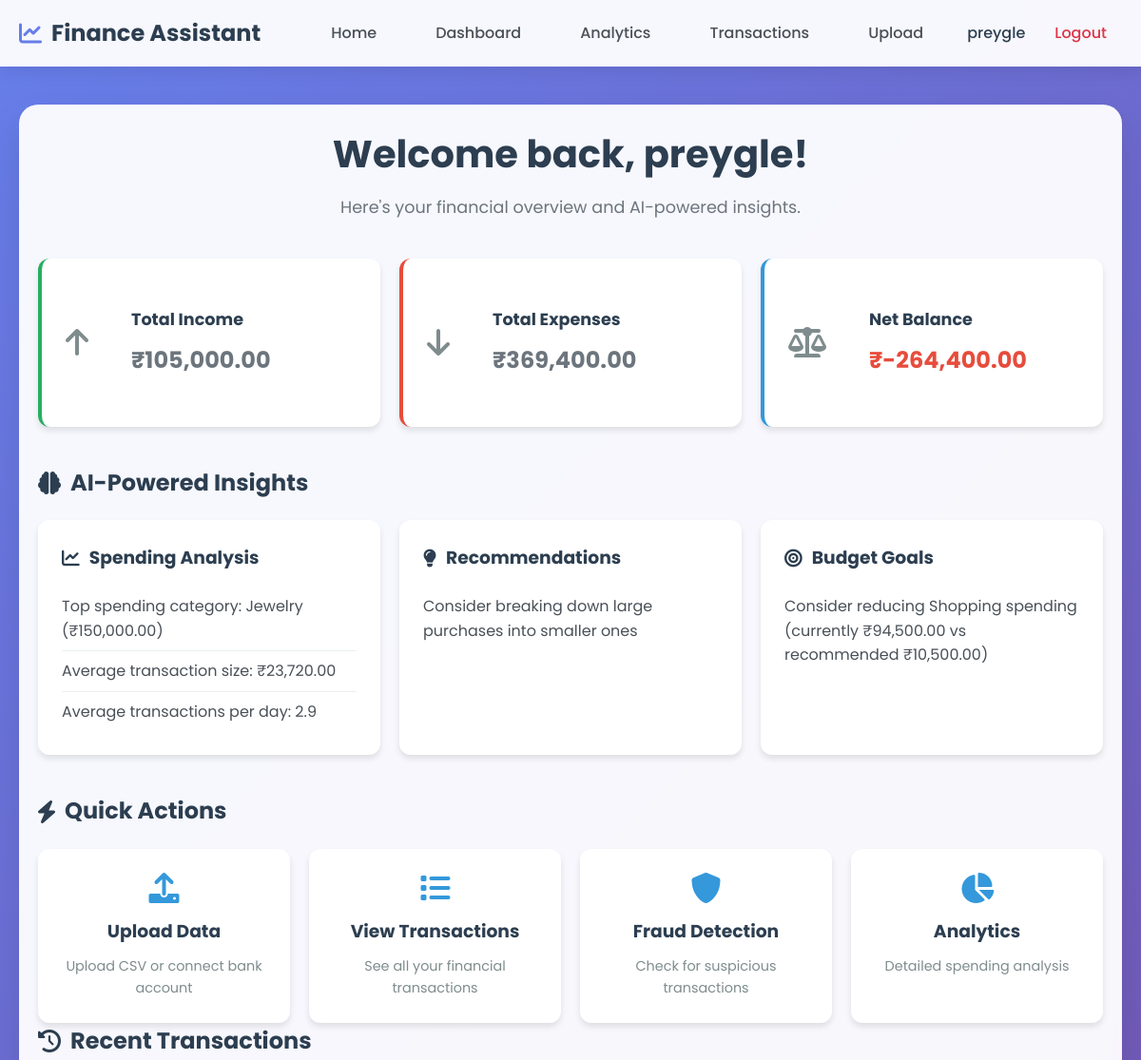
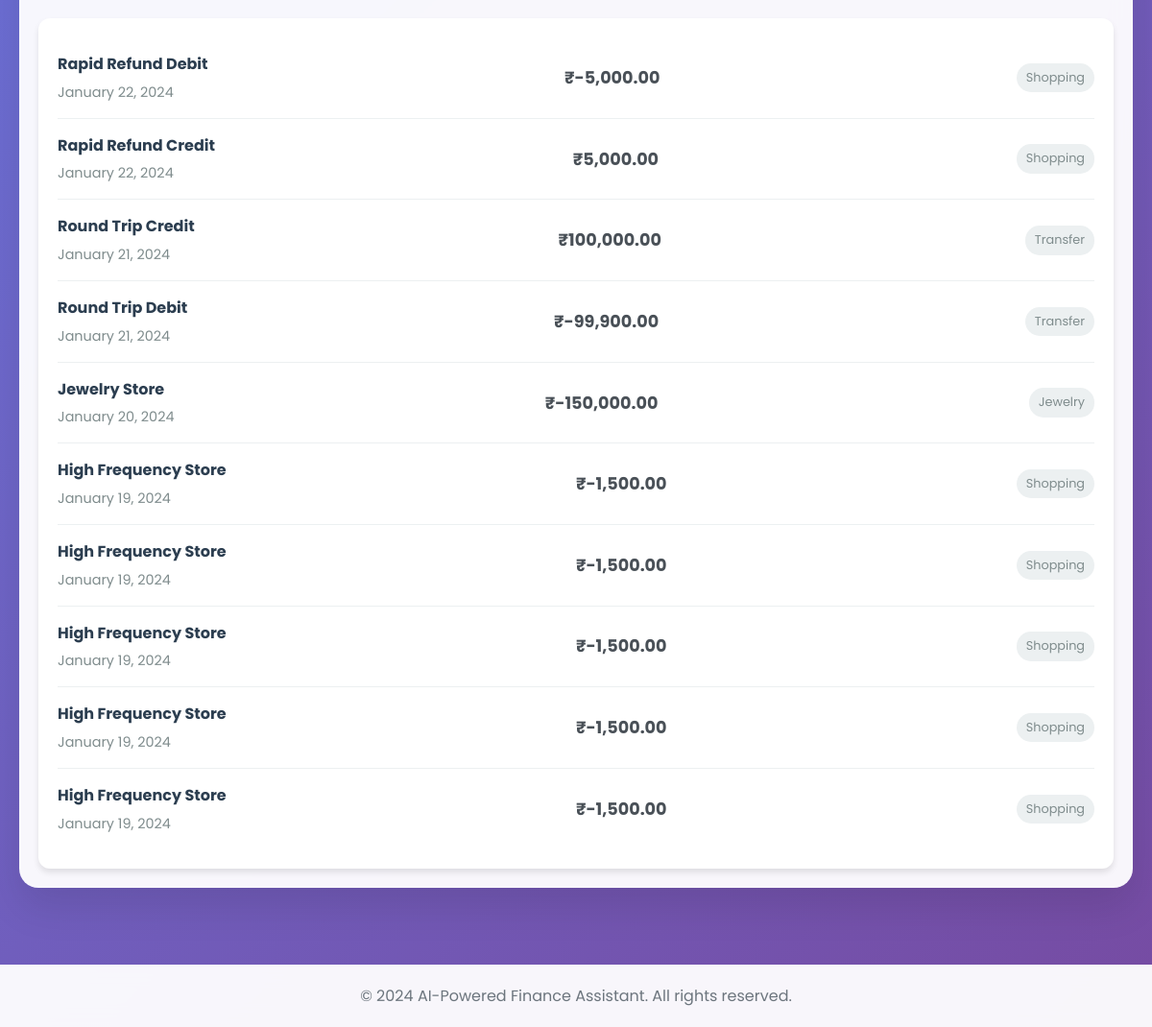
The page /dashboard (signed in) on the database its author committed (2 pictures, top to bottom).
### models.py (models this page shows, shortened)
class User(UserMixin, db.Model):
    id = db.Column(db.Integer, primary_key=True)
    username = db.Column(db.String(80), unique=True, nullable=False)
    email = db.Column(db.String(120), unique=True, nullable=False)
    password_hash = db.Column(db.String(128), nullable=False)
    created_at = db.Column(db.DateTime, default=datetime.utcnow)
    last_login = db.Column(db.DateTime)
    is_active = db.Column(db.Boolean, default=True)
    transactions = db.relationship('Transaction', backref='user', lazy=True, cascade='all, delete-orphan')

class Transaction(db.Model):
    id = db.Column(db.Integer, primary_key=True)
    user_id = db.Column(db.Integer, db.ForeignKey('user.id'), nullable=False)
    date = db.Column(db.Date, nullable=False)
    merchant = db.Column(db.String(200), nullable=False)
    amount = db.Column(db.Float, nullable=False)  # Amount in INR
    category = db.Column(db.String(100), nullable=True)
    description = db.Column(db.Text, nullable=True)
    source = db.Column(db.String(50), nullable=False)  # 'csv' or 'plaid'
    plaid_transaction_id = db.Column(db.String(100), nullable=True)
    created_at = db.Column(db.DateTime, default=datetime.utcnow)
    def to_dict(self):
        return {
            'id': self.id,
            'date': self.date.isoformat() if self.date else None,
            'merchant': self.merchant,
            'amount': self.amount,
            'category': self.category,
            'description': self.description,
            'source': self.source,
            'created_at': self.created_at.isoformat() if self.created_at else None
        }

### app.py (the view)
    @app.route('/dashboard')
    @login_required
    def dashboard():
        recent_transactions = Transaction.query.filter_by(user_id=current_user.id)\
            .order_by(Transaction.date.desc()).limit(10).all()
        all_transactions = Transaction.query.filter_by(user_id=current_user.id).all()
        total_income = sum(t.amount for t in all_transactions if t.amount > 0)
        total_expenses = abs(sum(t.amount for t in all_transactions if t.amount < 0))
        net_balance = total_income - total_expenses
        transaction_data = [t.to_dict() for t in all_transactions]
        spending_analysis = finance_analyzer.analyze_spending_patterns(transaction_data)
        budget_recommendations = finance_analyzer.generate_budget_recommendations(transaction_data, total_income)
        return render_template('dashboard.html',
                             user=current_user,
                             recent_transactions=recent_transactions,
                             total_income=total_income,
                             total_expenses=total_expenses,
                             net_balance=net_balance,
                             spending_analysis=spending_analysis,
                             budget_recommendations=budget_recommendations)

### app.py (called while the page is built)
def get_utc_now():
    return datetime.utcnow()

### templates/dashboard.html (shortened to what this page needs)
{% extends 'base.html' %}
{% block content %}
<div class="dashboard">
    <div class="dashboard-header">
        <h1>Welcome back, {{ user.username }}!</h1>
        <p>Here's your financial overview and AI-powered insights.</p>
    </div>
    <div class="summary-cards">
        <div class="summary-card income">
            <div class="card-icon">
                <i class="fas fa-arrow-up"></i>
            </div>
            <div class="card-content">
                <h3>Total Income</h3>
                <p class="amount">₹{{ "{:,.2f}".format(total_income) }}</p>
            </div>
        </div>
        <div class="summary-card expenses">
            <div class="card-icon">
                <i class="fas fa-arrow-down"></i>
            </div>
            <div class="card-content">
                <h3>Total Expenses</h3>
                <p class="amount">₹{{ "{:,.2f}".format(total_expenses) }}</p>
            </div>
        </div>
        <div class="summary-card balance">
            <div class="card-icon">
                <i class="fas fa-balance-scale"></i>
            </div>
            <div class="card-content">
                <h3>Net Balance</h3>
                <p class="amount {% if net_balance >= 0 %}positive{% else %}negative{% endif %}">
                    ₹{{ "{:,.2f}".format(net_balance) }}
                </p>
            </div>
        </div>
    </div>
    <div class="insights-section">
        <h2><i class="fas fa-brain"></i> AI-Powered Insights</h2>
        <div class="insights-grid">
            <div class="insight-card">
                <h3><i class="fas fa-chart-line"></i> Spending Analysis</h3>
                <div class="insight-content">
                    {% if spending_analysis.insights %}
                        {% for insight in spending_analysis.insights %}
                            <p class="insight-item">{{ insight }}</p>
                        {% endfor %}
                    {% else %}
                        <p>Upload transactions to get AI insights!</p>
                    {% endif %}
                </div>
            </div>
            <div class="insight-card">
                <h3><i class="fas fa-lightbulb"></i> Recommendations</h3>
                <div class="insight-content">
                    {% if spending_analysis.recommendations %}
                        {% for recommendation in spending_analysis.recommendations %}
                            <p class="recommendation-item">{{ recommendation }}</p>
                        {% endfor %}
                    {% else %}
                        <p>No recommendations available yet.</p>
                    {% endif %}
                </div>
            </div>
            <div class="insight-card">
                <h3><i class="fas fa-bullseye"></i> Budget Goals</h3>
                <div class="insight-content">
                    {% if budget_recommendations.recommendations %}
                        {% for recommendation in budget_recommendations.recommendations %}
                            <p class="budget-item">{{ recommendation }}</p>
                        {% endfor %}
                    {% else %}
                        <p>Set up transactions to get budget recommendations!</p>
                    {% endif %}
                </div>
            </div>
        </div>
    </div>
    <div class="quick-actions">
        <h2><i class="fas fa-bolt"></i> Quick Actions</h2>
        <div class="actions-grid">
            <a href="{{ url_for('upload') }}" class="action-card">
                <i class="fas fa-upload"></i>
                <h3>Upload Data</h3>
                <p>Upload CSV or connect bank account</p>
            </a>
            <a href="{{ url_for('transactions') }}" class="action-card">
                <i class="fas fa-list"></i>
                <h3>View Transactions</h3>
                <p>See all your financial transactions</p>
            </a>
            <a href="{{ url_for('fraud_report') }}" class="action-card">
                <i class="fas fa-shield-alt"></i>
                <h3>Fraud Detection</h3>
                <p>Check for suspicious transactions</p>
            </a>
            <a href="#" class="action-card" onclick="loadAnalytics()">
                <i class="fas fa-chart-pie"></i>
                <h3>Analytics</h3>
                <p>Detailed spending analysis</p>
            </a>
        </div>
    </div>
    {% if recent_transactions %}
    <div class="recent-transactions">
        <h2><i class="fas fa-history"></i> Recent Transactions</h2>
        <div class="transactions-list">
            {% for transaction in recent_transactions %}
            <div class="transaction-item">
                <div class="transaction-info">
                    <h4>{{ transaction.merchant }}</h4>
                    <p>{{ transaction.date.strftime('%B %d, %Y') }}</p>
                </div>
                <div class="transaction-amount {% if transaction.amount >= 0 %}positive{% else %}negative{% endif %}">
                    ₹{{ "{:,.2f}".format(transaction.amount) }}
                </div>
                <div class="transaction-category">
                    {{ transaction.category or 'Uncategorized' }}
                </div>
            </div>
            {% endfor %}
        </div>
    </div>
    {% endif %}
</div>
{% endblock %}

### templates/base.html (shortened to what this page needs)
<!DOCTYPE html>
<html lang="en">
<head>
    <link rel="stylesheet" href="{{ url_for('static', filename='style.css') }}">
    <link href="https://cdnjs.cloudflare.com/ajax/libs/font-awesome/6.0.0/css/all.min.css" rel="stylesheet">
</head>
<body>
    <nav class="navbar">
        <div class="nav-container">
            <div class="nav-brand">
                <i class="fas fa-chart-line"></i>
                <span>Finance Assistant</span>
            </div>
            <div class="nav-menu">
                {% if current_user.is_authenticated %}
                    <a href="{{ url_for('index') }}" class="nav-link">Home</a>
                    <a href="{{ url_for('dashboard') }}" class="nav-link">Dashboard</a>
                    <a href="{{ url_for('analytics') }}" class="nav-link">Analytics</a>
                    <a href="{{ url_for('transactions') }}" class="nav-link">Transactions</a>
                    <a href="{{ url_for('upload') }}" class="nav-link">Upload</a>
                    <div class="nav-user">
                        <span class="nav-username">{{ current_user.username }}</span>
                        <a href="{{ url_for('logout') }}" class="nav-link logout">Logout</a>
                    </div>
                {% else %}
                    <a href="{{ url_for('login') }}" class="nav-link">Login</a>
                    <a href="{{ url_for('register') }}" class="nav-link">Register</a>
                {% endif %}
            </div>
        </div>
    </nav>
    <main class="main-content">
        <div class="container">
            {% block content %}{% endblock %}
        </div>
    </main>
    <footer class="footer">
        <div class="container">
            <p>&copy; 2024 AI-Powered Finance Assistant. All rights reserved.</p>
        </div>
    </footer>
</body>
</html>

### static/style.css (style rules this page uses)
* { margin: 0; padding: 0; box-sizing: border-box; }
body { font-family: 'Poppins', sans-serif; background: linear-gradient(135deg, #667eea 0%, #764ba2 100%); min-height: 100vh; color: #495057; line-height: 1.6; }
.navbar { background: rgba(255, 255, 255, 0.95); backdrop-filter: blur(10px); box-shadow: 0 2px 20px rgba(0, 0, 0, 0.1); position: sticky; top: 0; z-index: 1000; }
.nav-container { max-width: 1200px; margin: 0 auto; padding: 0 20px; display: flex; justify-content: space-between; align-items: center; height: 70px; }
.nav-brand { display: flex; align-items: center; font-size: 1.5rem; font-weight: 700; color: #2c3e50; }
.nav-brand i { margin-right: 10px; color: #667eea; }
.nav-menu { display: flex; align-items: center; gap: 30px; }
.nav-link { text-decoration: none; color: #495057; font-weight: 500; padding: 8px 16px; border-radius: 8px; transition: all 0.3s ease; }
.nav-link.logout { color: #dc3545; }
.nav-user { display: flex; align-items: center; gap: 15px; }
.nav-username { font-weight: 500; color: #2c3e50; }
.main-content { min-height: calc(100vh - 70px); padding: 40px 20px; }
.container { max-width: 1200px; margin: 0 auto; }
.dashboard { background: rgba(255, 255, 255, 0.95); backdrop-filter: blur(10px); border-radius: 20px; padding: 40px; box-shadow: 0 20px 40px rgba(0, 0, 0, 0.1); }
.dashboard-header { text-align: center; margin-bottom: 40px; }
.dashboard-header h1 { font-size: 2.5rem; font-weight: 700; color: #2c3e50; margin-bottom: 10px; }
.dashboard-header p { color: #6c757d; font-size: 1.1rem; }
.card-content { padding: 25px; }
.card-content p { color: #6c757d; margin-bottom: 20px; line-height: 1.6; }
.footer { background: rgba(255, 255, 255, 0.95); backdrop-filter: blur(10px); text-align: center; padding: 20px; margin-top: 40px; color: #6c757d; }
.summary-card { background: white; padding: 25px; border-radius: 15px; box-shadow: 0 10px 20px rgba(0, 0, 0, 0.05); display: flex; align-items: center; gap: 20px; }
.actions-grid { display: grid; grid-template-columns: repeat(auto-fit, minmax(300px, 1fr)); gap: 25px; }

### rows shown on the page
User: username "preygle"
Transaction: amount "-5,000.00"
Transaction: amount "5,000.00"
Transaction: amount "100,000.00"
Transaction: amount "-99,900.00"
Transaction: amount "-150,000.00"
Transaction: amount "-1,500.00"
Transaction: amount "-1,500.00"
Transaction: amount "-1,500.00"
Transaction: amount "-1,500.00"
Transaction: amount "-1,500.00"

### other values the page prints
{{ "{:,.2f}".format(total_income) }} "105,000.00"
{{ "{:,.2f}".format(total_expenses) }} "369,400.00"
{{ "{:,.2f}".format(net_balance) }} "-264,400.00"
{{ insight }} "Top spending category: Jewelry (₹150,000.00)" "Average transaction size: ₹23,720.00" "Average transactions per day: 2.9"
{{ recommendation }} "Consider breaking down large purchases into smaller ones"
{{ recommendation }} "Consider reducing Shopping spending (currently ₹94,500.00 vs recommended ₹10,500.00)"
